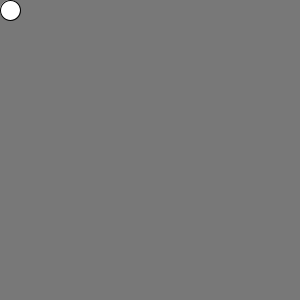
Frame 1 (no input)
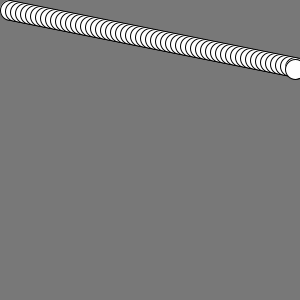
Frame 60 (the mouse pressed at the canvas centre just before this capture)
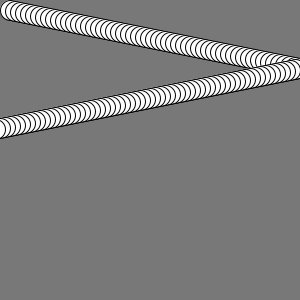
Frame 120 (the mouse held since frame 60 and released just before this capture)

The Processing sketch that drew these frames (run headless with seeded random() and noise(); from frame 60 on, the mouse is pressed at the canvas centre):

// Processing sketch: sketch_160526a_test
// ── sketch_160526a_test.pde
//setup
void setup(){
  size(300, 300);
  background(120);
  frameRate(30);
}

int x = 10;
int y = 10;
int t = 20;
int v = 5;

//60 fps por default
void draw(){
  
  ellipse(x, y, t, t);
  
  x  = x + v;
  y = y + 1;

  if( x >= 300 ){
    v = v * -1;
  }

/*  if( x < 300 ){
    v = v + 1;
 }*/

}
